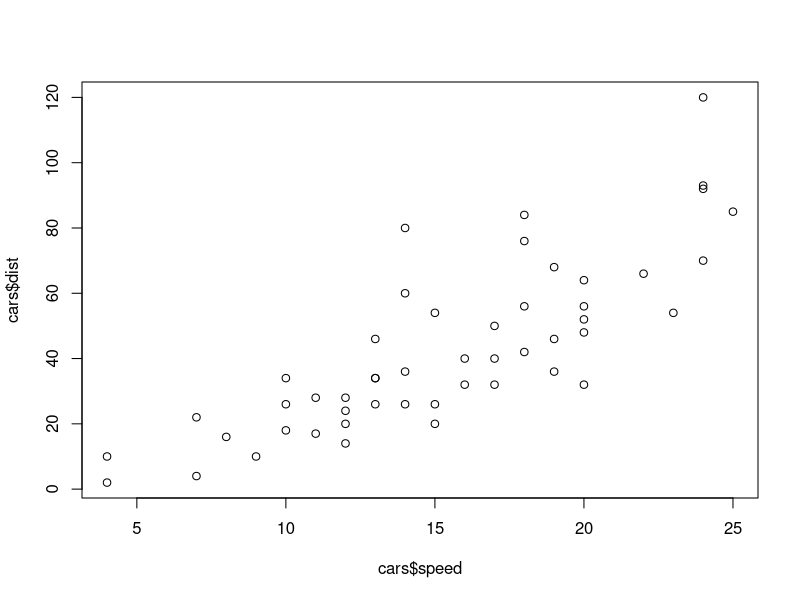
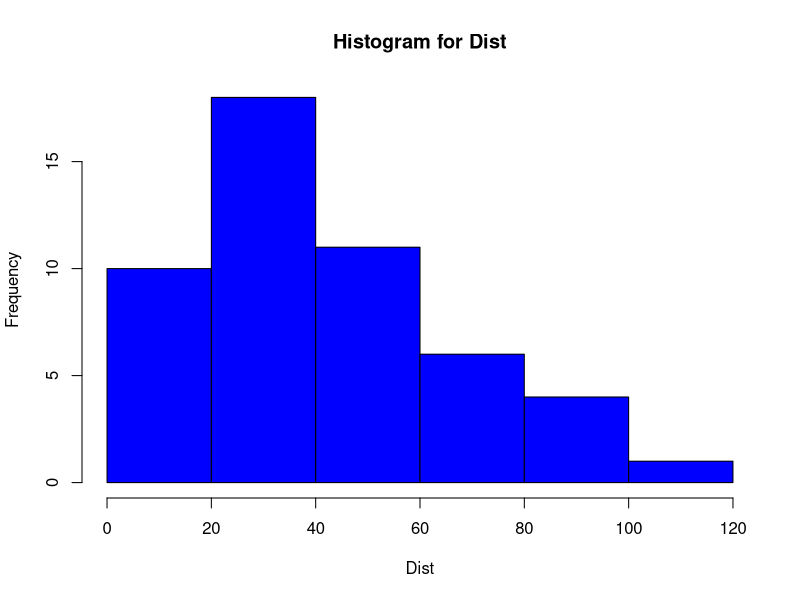

R code for these plots, in order:
## ---- chunk 1
library(car)
library(stats)
## ---- chunk 2
plot(cars$speed, cars$dist)
## ---- chunk 3
hist(cars$dist,
main="Histogram for Dist", 
     xlab="Dist", 
     border="black", 
     col="blue")

## ---- chunk 4
model  = lm(cars$dist~cars$speed)
## ---- chunk 5
summary(model)
